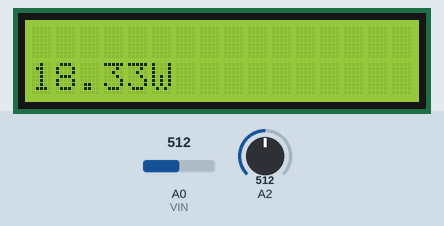
The sketch below on a simulated Arduino Uno, built with avr-gcc and run on an emulated ATmega328P. Parts: 16×2 character LCD. Inputs (shaded band) come from the test bench; at power-on: A0 (VIN) = 512, A2 = 512. What the sketch prints to the serial monitor is not drawn.

Above: at 1.2 s.
1.3 s: A0 (VIN) set to 716
At 1.5 s:
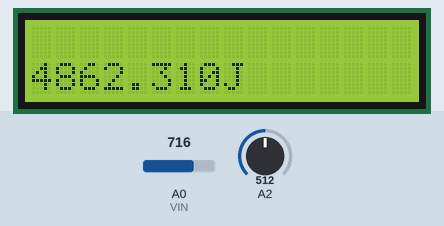
3.8 s: A2 set to 289
At 4.15 s:
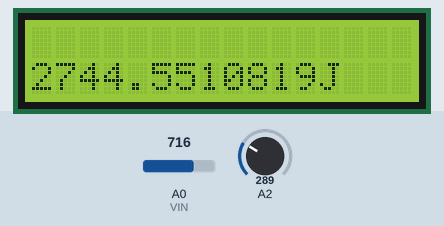
6.8 s: A2 set to 255
At 7.15 s:
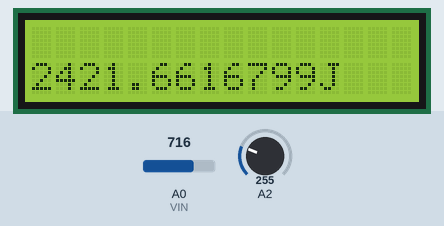
9.8 s: A2 set to 0
At 10.7 s:
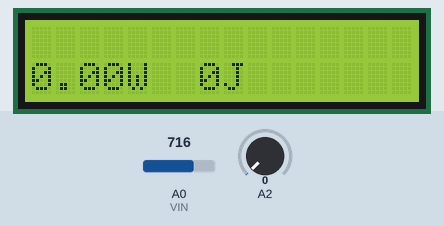
12.8 s: A0 (VIN) set to 122
At 13.9 s:
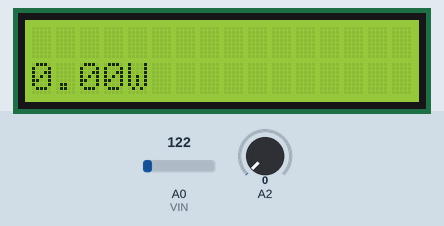
15.8 s: A0 (VIN) set to 222
18.8 s: A0 (VIN) set to 248
Timing chart, 0 to 21.8 s (numbered marks = the images above; inputs shaded):
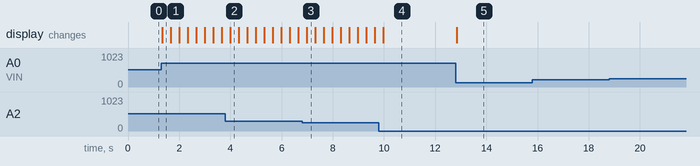

Measured:
- after the input at 1.3 s, the display: changes after 0.05 s (image 1)
- after the input at 9.8 s, the display: changes after 0.18 s (image 4)
- after the input at 12.8 s, the display: changes at once (image 5)
- after the input at 15.8 s, every drawn part: stays the same
- after the input at 18.8 s, every drawn part: stays the same

The sketch:

ACS758_code.ino
```cpp
#define VIN A0 // define the Arduino pin A0 as voltage input (V in)
const float VCC   = 5.0;// supply voltage 5V or 3.3V. If using PCB, set to 5V only.
const int model = 4;   // enter the model (see below)
float cutOffLimit = 1.00;// reading cutt off current. 1.00 is 1 Amper
float sensitivity[] ={
          40.0,// for ACS758LCB-050B
          60.0,// for ACS758LCB-050U
          20.0,// for ACS758LCB-100B
          40.0,// for ACS758LCB-100U
          13.3,// for ACS758KCB-150B
          16.7,// for ACS758KCB-150U
          10.0,// for ACS758ECB-200B
          20.0,// for ACS758ECB-200U
         };
float quiescent_Output_voltage [] ={
          0.5,// for ACS758LCB-050B
          0.12,// for ACS758LCB-050U
          0.5,// for ACS758LCB-100B
          0.12,// for ACS758LCB-100U
          0.5,// for ACS758KCB-150B
          0.12,// for ACS758KCB-150U
          0.5,// for ACS758ECB-200B
          0.12,// for ACS758ECB-200U
          };
const float FACTOR = sensitivity[model]/1000;// set sensitivity for selected model
const float QOV =   quiescent_Output_voltage [model] * VCC;// set quiescent Output voltage for selected model
float voltage;// internal variable for voltage
float cutOff = FACTOR/cutOffLimit;// convert current cut off to mV
#include <LiquidCrystal.h>
LiquidCrystal lcd(7,6,5,4,3,2);

unsigned long milis;
float volt;
float watt;
unsigned long enerji;

void setup() {
  Serial.begin(9600);// initialize serial monitor
 lcd.begin(16,2);
  lcd.clear();
}

void loop() {

  float voltage_raw =   (5.0 / 1023.0)* analogRead(VIN);
  voltage =  voltage_raw - QOV +0.00133 ;
  float current = voltage / FACTOR;
  if(abs(voltage) > cutOff ){
    Serial.print("I: ");
    Serial.print(current);
    Serial.println("A");
    Serial.print("\t");

  lcd.clear();
  lcd.setCursor (0,0);
  lcd.print(current);
  lcd.print("A");

}

  else{
  Serial.println("No Current");
  }

volt = analogRead(A2)*0.1262;  //bir kat sayı tespit edilecek
watt = current*volt;
enerji=watt*milis/1000;

Serial.print("V: ");
Serial.print(volt);
Serial.print("\t");
  lcd.clear();
  lcd.setCursor (6,0);
  lcd.print(volt);
  lcd.print("V");

Serial.print("W: ");
Serial.print(watt);
Serial.print("\t");
    lcd.clear();
  lcd.setCursor (0,1);
  lcd.print(watt);
  lcd.print("W");
if(current>5){
zaman();
Serial.print("J: ");
Serial.print(enerji);

  lcd.setCursor (7,1);
  lcd.print(enerji);
  lcd.print("J");
  }
}

unsigned long zaman(){
 milis = millis();
  return milis;
}
```
